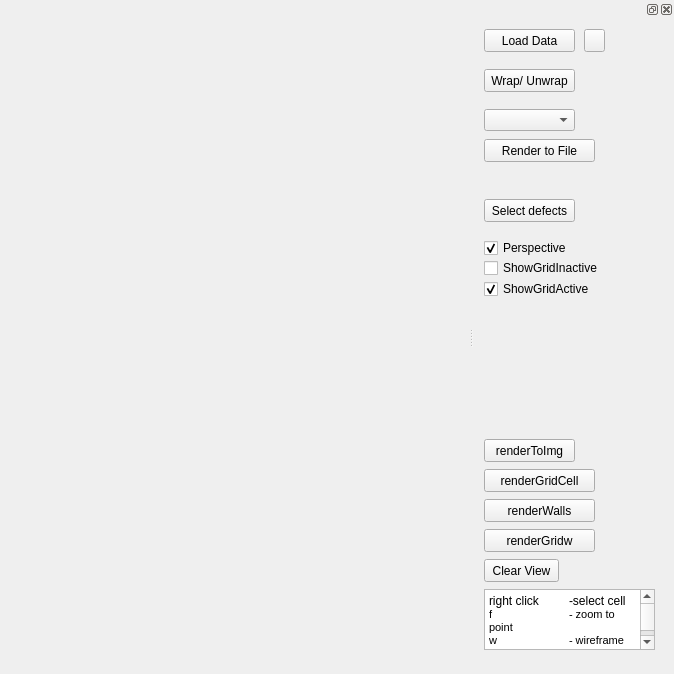
<?xml version="1.0" encoding="UTF-8"?>
<ui version="4.0">
 <class>Visualizer</class>
 <widget class="QMainWindow" name="Visualizer">
  <property name="geometry">
   <rect>
    <x>0</x>
    <y>0</y>
    <width>674</width>
    <height>674</height>
   </rect>
  </property>
  <property name="windowTitle">
   <string>Visualizer</string>
  </property>
  <widget class="QWidget" name="centralwidget">
   <layout class="QHBoxLayout" name="horizontalLayout">
    <property name="spacing">
     <number>0</number>
    </property>
    <property name="leftMargin">
     <number>0</number>
    </property>
    <property name="topMargin">
     <number>0</number>
    </property>
    <property name="rightMargin">
     <number>0</number>
    </property>
    <property name="bottomMargin">
     <number>0</number>
    </property>
    <item>
     <layout class="QGridLayout" name="gridLayout">
      <property name="sizeConstraint">
       <enum>QLayout::SetFixedSize</enum>
      </property>
      <property name="horizontalSpacing">
       <number>1</number>
      </property>
      <property name="verticalSpacing">
       <number>0</number>
      </property>
      <item row="0" column="0">
       <widget class="QVTKWidget" name="qvtkWidget" native="true"/>
      </item>
     </layout>
    </item>
   </layout>
  </widget>
  <widget class="QDockWidget" name="dockWidget">
   <property name="minimumSize">
    <size>
     <width>200</width>
     <height>36</height>
    </size>
   </property>
   <attribute name="dockWidgetArea">
    <number>2</number>
   </attribute>
   <widget class="QWidget" name="dockWidgetContents">
    <widget class="QPushButton" name="loadFileButton">
     <property name="geometry">
      <rect>
       <x>10</x>
       <y>10</y>
       <width>91</width>
       <height>23</height>
      </rect>
     </property>
     <property name="text">
      <string>Load Data</string>
     </property>
    </widget>
    <widget class="QPushButton" name="clearButton">
     <property name="geometry">
      <rect>
       <x>10</x>
       <y>540</y>
       <width>75</width>
       <height>23</height>
      </rect>
     </property>
     <property name="text">
      <string>Clear View</string>
     </property>
    </widget>
    <widget class="QPushButton" name="unwrapButton">
     <property name="geometry">
      <rect>
       <x>10</x>
       <y>50</y>
       <width>91</width>
       <height>23</height>
      </rect>
     </property>
     <property name="text">
      <string>Wrap/ Unwrap</string>
     </property>
    </widget>
    <widget class="QComboBox" name="colorComboBox">
     <property name="geometry">
      <rect>
       <x>10</x>
       <y>90</y>
       <width>91</width>
       <height>22</height>
      </rect>
     </property>
    </widget>
    <widget class="QTextBrowser" name="textBrowser">
     <property name="geometry">
      <rect>
       <x>10</x>
       <y>570</y>
       <width>171</width>
       <height>61</height>
      </rect>
     </property>
     <property name="html">
      <string>&lt;!DOCTYPE HTML PUBLIC &quot;-//W3C//DTD HTML 4.0//EN&quot; &quot;http://www.w3.org/TR/REC-html40/strict.dtd&quot;&gt;
&lt;html&gt;&lt;head&gt;&lt;meta name=&quot;qrichtext&quot; content=&quot;1&quot; /&gt;&lt;style type=&quot;text/css&quot;&gt;
p, li { white-space: pre-wrap; }
&lt;/style&gt;&lt;/head&gt;&lt;body style=&quot; font-family:'Sans Serif'; font-size:9pt; font-weight:400; font-style:normal;&quot;&gt;
&lt;p style=&quot; margin-top:0px; margin-bottom:0px; margin-left:0px; margin-right:0px; -qt-block-indent:0; text-indent:0px;&quot;&gt;right click 	-select cell&lt;/p&gt;
&lt;p style=&quot; margin-top:0px; margin-bottom:0px; margin-left:0px; margin-right:0px; -qt-block-indent:0; text-indent:0px;&quot;&gt;&lt;span style=&quot; font-size:8pt;&quot;&gt;f 	- zoom to point&lt;/span&gt;&lt;/p&gt;
&lt;p style=&quot; margin-top:0px; margin-bottom:0px; margin-left:0px; margin-right:0px; -qt-block-indent:0; text-indent:0px;&quot;&gt;&lt;span style=&quot; font-size:8pt;&quot;&gt;w	- wireframe mode&lt;/span&gt;&lt;/p&gt;
&lt;p style=&quot; margin-top:0px; margin-bottom:0px; margin-left:0px; margin-right:0px; -qt-block-indent:0; text-indent:0px;&quot;&gt;&lt;span style=&quot; font-size:8pt;&quot;&gt;s	- surface mode&lt;/span&gt;&lt;/p&gt;
&lt;p style=&quot; margin-top:0px; margin-bottom:0px; margin-left:0px; margin-right:0px; -qt-block-indent:0; text-indent:0px;&quot;&gt;&lt;span style=&quot; font-size:8pt;&quot;&gt;r	- reset camera&lt;/span&gt;&lt;/p&gt;
&lt;p style=&quot; margin-top:0px; margin-bottom:0px; margin-left:0px; margin-right:0px; -qt-block-indent:0; text-indent:0px;&quot;&gt;&lt;span style=&quot; font-size:8pt;&quot;&gt;3 	- stereo mode&lt;/span&gt;&lt;/p&gt;
&lt;p style=&quot; margin-top:0px; margin-bottom:0px; margin-left:0px; margin-right:0px; -qt-block-indent:0; text-indent:0px;&quot;&gt;&lt;span style=&quot; font-size:8pt;&quot;&gt;shift+drag    	- move&lt;/span&gt;&lt;/p&gt;
&lt;p style=&quot; margin-top:0px; margin-bottom:0px; margin-left:0px; margin-right:0px; -qt-block-indent:0; text-indent:0px;&quot;&gt;&lt;span style=&quot; font-size:8pt;&quot;&gt;ctrl+drag 	- tilt&lt;/span&gt;&lt;/p&gt;
&lt;p style=&quot; margin-top:0px; margin-bottom:0px; margin-left:0px; margin-right:0px; -qt-block-indent:0; text-indent:0px;&quot;&gt;&lt;span style=&quot; font-size:8pt;&quot;&gt;scroll 	- zoom&lt;/span&gt;&lt;/p&gt;
&lt;p style=&quot; margin-top:0px; margin-bottom:0px; margin-left:0px; margin-right:0px; -qt-block-indent:0; text-indent:0px;&quot;&gt;&lt;span style=&quot; font-size:8pt;&quot;&gt;p 	-pick&lt;/span&gt;&lt;/p&gt;
&lt;p style=&quot;-qt-paragraph-type:empty; margin-top:0px; margin-bottom:0px; margin-left:0px; margin-right:0px; -qt-block-indent:0; text-indent:0px; font-size:8pt;&quot;&gt;&lt;br /&gt;&lt;/p&gt;&lt;/body&gt;&lt;/html&gt;</string>
     </property>
    </widget>
    <widget class="QCheckBox" name="perspectiveCheckBox">
     <property name="geometry">
      <rect>
       <x>10</x>
       <y>220</y>
       <width>101</width>
       <height>18</height>
      </rect>
     </property>
     <property name="text">
      <string>Perspective</string>
     </property>
     <property name="checked">
      <bool>true</bool>
     </property>
    </widget>
    <widget class="QPushButton" name="selectButton">
     <property name="geometry">
      <rect>
       <x>10</x>
       <y>180</y>
       <width>91</width>
       <height>23</height>
      </rect>
     </property>
     <property name="text">
      <string>Select defects</string>
     </property>
    </widget>
    <widget class="QCheckBox" name="showGridInactiveCheckBox">
     <property name="geometry">
      <rect>
       <x>10</x>
       <y>240</y>
       <width>141</width>
       <height>18</height>
      </rect>
     </property>
     <property name="text">
      <string>ShowGridInactive</string>
     </property>
    </widget>
    <widget class="QCheckBox" name="showGridActiveCheckBox">
     <property name="geometry">
      <rect>
       <x>10</x>
       <y>260</y>
       <width>141</width>
       <height>20</height>
      </rect>
     </property>
     <property name="text">
      <string>ShowGridActive</string>
     </property>
     <property name="checked">
      <bool>true</bool>
     </property>
    </widget>
    <widget class="QPushButton" name="renderToImgButton">
     <property name="geometry">
      <rect>
       <x>10</x>
       <y>420</y>
       <width>91</width>
       <height>23</height>
      </rect>
     </property>
     <property name="text">
      <string>renderToImg</string>
     </property>
    </widget>
    <widget class="QPushButton" name="renderGridCellButton">
     <property name="geometry">
      <rect>
       <x>10</x>
       <y>450</y>
       <width>111</width>
       <height>23</height>
      </rect>
     </property>
     <property name="text">
      <string>renderGridCell</string>
     </property>
    </widget>
    <widget class="QPushButton" name="renderWallsButton">
     <property name="geometry">
      <rect>
       <x>10</x>
       <y>480</y>
       <width>111</width>
       <height>23</height>
      </rect>
     </property>
     <property name="text">
      <string>renderWalls</string>
     </property>
    </widget>
    <widget class="QPushButton" name="renderGridWrappedButton">
     <property name="geometry">
      <rect>
       <x>10</x>
       <y>510</y>
       <width>111</width>
       <height>23</height>
      </rect>
     </property>
     <property name="text">
      <string>renderGridw</string>
     </property>
    </widget>
    <widget class="QPushButton" name="loadFileConfigButton">
     <property name="geometry">
      <rect>
       <x>110</x>
       <y>10</y>
       <width>21</width>
       <height>23</height>
      </rect>
     </property>
     <property name="text">
      <string/>
     </property>
    </widget>
    <widget class="QPushButton" name="renderToFileButton">
     <property name="geometry">
      <rect>
       <x>10</x>
       <y>120</y>
       <width>111</width>
       <height>23</height>
      </rect>
     </property>
     <property name="text">
      <string>Render to File</string>
     </property>
    </widget>
   </widget>
  </widget>
  <action name="actionOpenFile">
   <property name="enabled">
    <bool>true</bool>
   </property>
   <property name="text">
    <string>Open File...</string>
   </property>
  </action>
  <action name="actionExit">
   <property name="text">
    <string>Exit</string>
   </property>
  </action>
  <action name="actionPrint">
   <property name="text">
    <string>Print</string>
   </property>
  </action>
  <action name="actionHelp">
   <property name="text">
    <string>Help</string>
   </property>
  </action>
  <action name="actionSave">
   <property name="text">
    <string>Save</string>
   </property>
  </action>
 </widget>
 <customwidgets>
  <customwidget>
   <class>QVTKWidget</class>
   <extends>QWidget</extends>
   <header>QVTKWidget.h</header>
  </customwidget>
 </customwidgets>
 <resources/>
 <connections/>
</ui>
